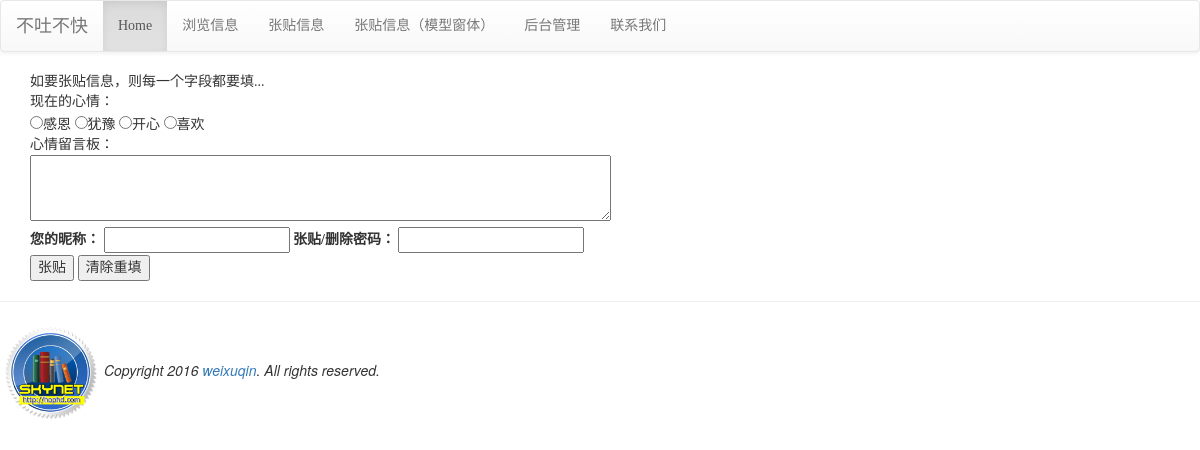
Page /post/ on the committed database.
### mysite/models.py (models this page shows, shortened)
class Mood(models.Model):
    status = models.CharField(max_length=10, null=False)

### mysite/views.py (the view)
# urls.py: path('post/', views.posting),
def posting(request):
    template = get_template('posting.html')
    moods = models.Mood.objects.all()
    message = '如要张贴信息，则每一个字段都要填...'
    html = template.render(context=locals(), request=request)
    return HttpResponse(html)

### templates/posting.html (shortened to what this page needs)
{% extends "base.html" %}
{% block content %}
<div class="container">
    {% if message %}
        <div class="alter alter-warning">{{ message }}</div>
    {% endif %}
    <form name="my form" action="." method="POST">
        现在的心情：<br/>
        {% for m in moods %}
        <input type="radio" name="mood" value="{{ m.status }}">{{ m.status }}
        {% endfor %}
        <br/>
        心情留言板：<br/>
        <textarea name="user_post" rows="3" cols="70"></textarea><br/>
        <label for="user_id">您的昵称：</label>
        <input id="user_id" type="text" name="user_id">
        <label for="user_pass">张贴/删除密码：</label>
        <input id="user_pass" type="password" name="user_pass"><br/>
        <input type="submit" value="张贴">
        <input type="reset" value="清除重填">
    </form>
</div>
{% endblock %}

### templates/base.html (style rules this page uses)
h1, h2, h3, h5, p, div { font-family: 微软雅黑; }

### rows in the picture
Mood: status "感恩"
Mood: status "犹豫"
Mood: status "开心"
Mood: status "喜欢"

### other values in the picture
{{ message }} "如要张贴信息，则每一个字段都要填..."
